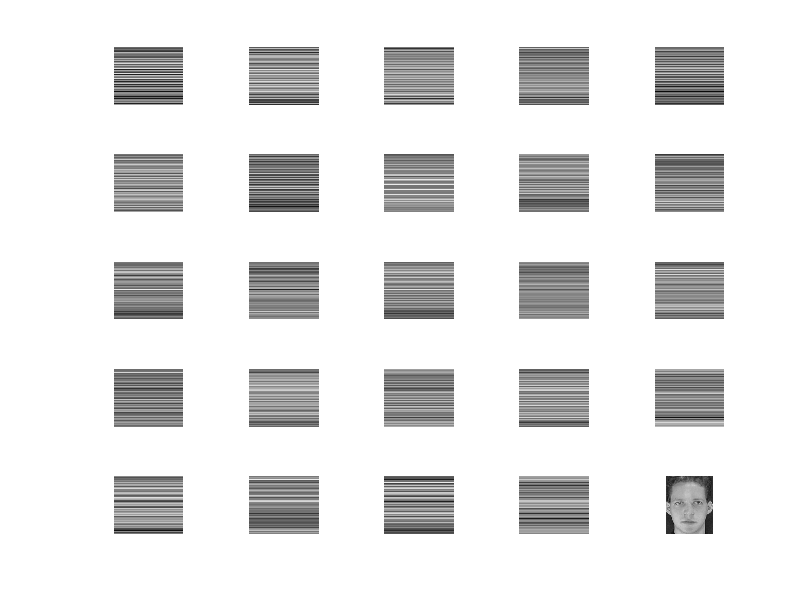
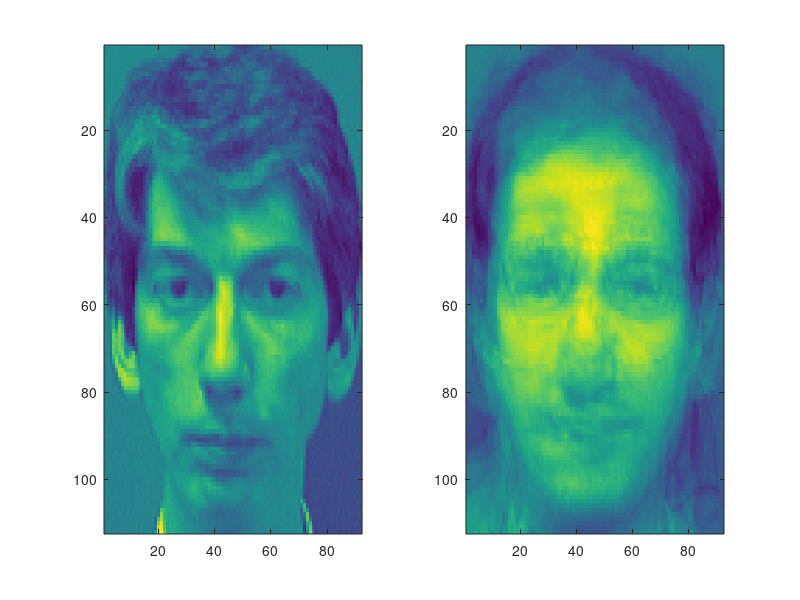

Source code (MATLAB) for these figures, in order:
close all
clear
clc
load('faces.mat');
img(1); %cara 1
ncaras=length(img);% number of caras
U=[]; %genero una matriz vacio
for k=1:ncaras
    carak=img(k).imagen; %nombre fichero y leemos la imagen
    subplot(5,5,k); %orla de 5x5 al se 25 caras
    imshow(carak);
    U=[U,double(carak(:))]; %añadimos las caras en vectores columnas y las transformamos en double
end

%Gram Smichdt algorithm to othogonalize the faces
fk=U(:,1); %column k of U
o{1}=fk/norm(fk);
for k=1:ncaras
    subplot(5,5,k);
    fk=U(:,k); %column k of U
    o{k}=fk;
    for j=1:k-1
       o{k}=fk-dot(fk,o{j})*o{j}; 
    end
    o{k}=o{k}/norm(o{k});
    ofacek=reshape(o{k},size(carak));
    imagesc(o{k});
    axis off
end

%% 
close all
clear
clc
load('faces.mat');
img(1); %cara 1
ncaras=length(img);% number of caras
U=[]; %genero una matriz vacio
nx=7;
ic=25;

for k=1:ncaras
    carak=img(k).imagen; %nombre fichero y leemos la imagen
    subplot(5,5,k); %orla de 5x5 al se 25 caras
    imshow(carak);
    U=[U,double(carak(:))]; %añadimos las caras en vectores columnas y las transformamos en double
end

%Gram Smichdt algorithm to othogonalize the faces
fk=U(:,1); %column k of U
o{1}=fk/norm(fk);
O=[];
for k=1:ncaras-1
    subplot(5,5,k);
    fk=U(:,k); %column k of U
    o{k}=fk;
    for j=1:k-1
       o{k}=fk-dot(fk,o{j})*o{j}; 
    end
    o{k}=o{k}/norm(o{k});
    ofacek=reshape(o{k},size(carak));
    imagesc(o{k}),
    axis off
    O=[O o{k}];
end
carax=img(nx).imagen;
carax=double(carax(:));
proj=O'*carax(:);
rcarax=O*proj;
figure
subplot(1,2,1)
imagesc(reshape(carax,size(carak)));
subplot(1,2,2)
imagesc(reshape(rcarax,size(carak)));
